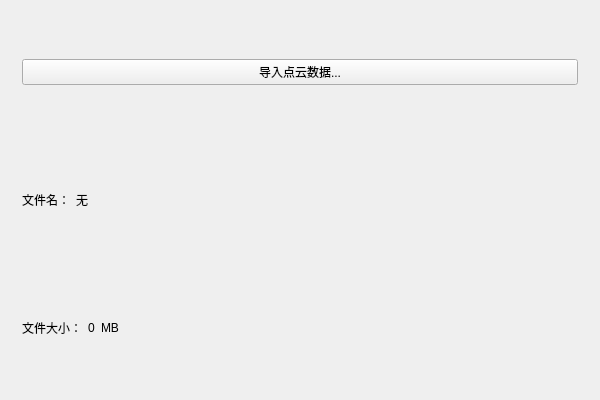
<?xml version="1.0" encoding="UTF-8"?>
<ui version="4.0">
 <class>DataWidgetClass</class>
 <widget class="QWidget" name="DataWidgetClass">
  <property name="geometry">
   <rect>
    <x>0</x>
    <y>0</y>
    <width>600</width>
    <height>400</height>
   </rect>
  </property>
  <property name="windowTitle">
   <string>DataWidget</string>
  </property>
  <layout class="QGridLayout" name="gridLayout">
   <item row="0" column="0">
    <widget class="QWidget" name="widget" native="true">
     <layout class="QGridLayout" name="gridLayout_2">
      <item row="0" column="0">
       <widget class="QPushButton" name="pB_import_data">
        <property name="text">
         <string>导入点云数据...</string>
        </property>
       </widget>
      </item>
     </layout>
    </widget>
   </item>
   <item row="1" column="0">
    <widget class="QWidget" name="widget_2" native="true">
     <layout class="QHBoxLayout" name="horizontalLayout">
      <item>
       <widget class="QLabel" name="label">
        <property name="text">
         <string>文件名：</string>
        </property>
       </widget>
      </item>
      <item>
       <widget class="QLabel" name="lbl_filename">
        <property name="text">
         <string>无</string>
        </property>
       </widget>
      </item>
      <item>
       <spacer name="horizontalSpacer">
        <property name="orientation">
         <enum>Qt::Orientation::Horizontal</enum>
        </property>
        <property name="sizeHint" stdset="0">
         <size>
          <width>40</width>
          <height>20</height>
         </size>
        </property>
       </spacer>
      </item>
     </layout>
    </widget>
   </item>
   <item row="2" column="0">
    <widget class="QWidget" name="widget_3" native="true">
     <layout class="QHBoxLayout" name="horizontalLayout_2">
      <item>
       <widget class="QLabel" name="label_3">
        <property name="text">
         <string>文件大小：</string>
        </property>
       </widget>
      </item>
      <item>
       <widget class="QLabel" name="lbl_filesize">
        <property name="text">
         <string>0</string>
        </property>
       </widget>
      </item>
      <item>
       <widget class="QLabel" name="label_4">
        <property name="text">
         <string>MB</string>
        </property>
       </widget>
      </item>
      <item>
       <spacer name="horizontalSpacer_2">
        <property name="orientation">
         <enum>Qt::Orientation::Horizontal</enum>
        </property>
        <property name="sizeHint" stdset="0">
         <size>
          <width>40</width>
          <height>20</height>
         </size>
        </property>
       </spacer>
      </item>
     </layout>
    </widget>
   </item>
  </layout>
 </widget>
 <layoutdefault spacing="6" margin="11"/>
 <resources/>
 <connections/>
</ui>
